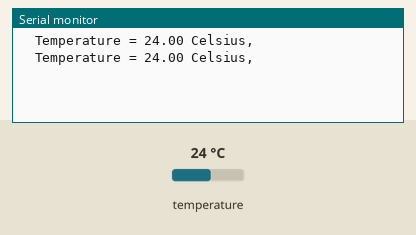
Bench run of a sketch on a simulated Arduino Uno, built with avr-gcc and run on an emulated ATmega328P. Parts: the last lines printed to the serial monitor. Inputs (shaded band) come from the test bench; at power-on: temperature 24 °C.

Above: at 2.4 s.
2.5 s: temperature set to 12 °C
At 2.5 s:
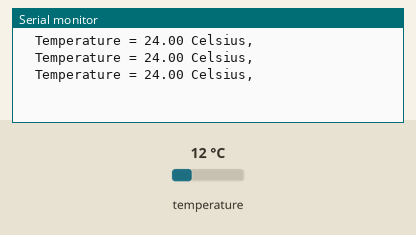
4.0 s: temperature set to 19 °C
At 4.7 s:
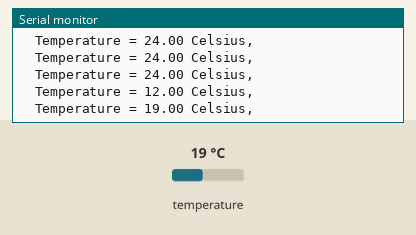
Timing chart, 0 to 7.0 s (numbered marks = the images above; inputs shaded):
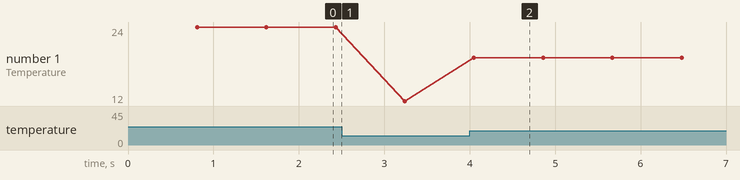

Measured:
- after the input at 4.0 s, the serial monitor: prints a new line after 0.05 s (image 2)
- plotted number 1: 24 → 12 after the input at 2.5 s, 12 → 19 after the input at 4.0 s

The sketch:

DS18x20_Temperature.ino
```cpp
#include <OneWire.h>

//#include <DallasTemperature.h>

OneWire  ds(10);  // on pin 10 (a 4.7K resistor is necessary)
//DallasTemperature sensors(&ds);
//DeviceAddress insideThermometer;

void setup(void) {
  Serial.begin(9600);
}

void loop(void) {
  byte i;
  byte present = 0;
  byte type_s;
  byte data[12];
  byte addr[8];
  float celsius, fahrenheit;

  ds.reset();
  ds.write(0xCC);
  ds.write(0x44);
  delay(800);     // maybe 750ms is enough, maybe not
  ds.reset();
ds.write(0xCC);
ds.write(0xBE);

  for ( i = 0; i < 9; i++) {           // we need 9 bytes
    data[i] = ds.read();
//    Serial.print(data[i], HEX);
//    Serial.print(" ");
  }
//  Serial.print(" CRC=");
//  Serial.print(OneWire::crc8(data, 8), HEX);
//  Serial.println();

  int16_t raw = (data[1] << 8) | data[0];
  celsius = (float)raw / 16.0;
  Serial.print("  Temperature = ");
  Serial.print(celsius);
  Serial.println(" Celsius, ");

//  Serial.println(sensors.getResolution(), DEC);
// sensors.setResolution(12);
//    Serial.println(sensors.getResolution(), DEC);
//
//   float tempC = sensors.getTempC(insideThermometer);
//  Serial.print("Temp C: ");
//  Serial.println(tempC);
}
```
